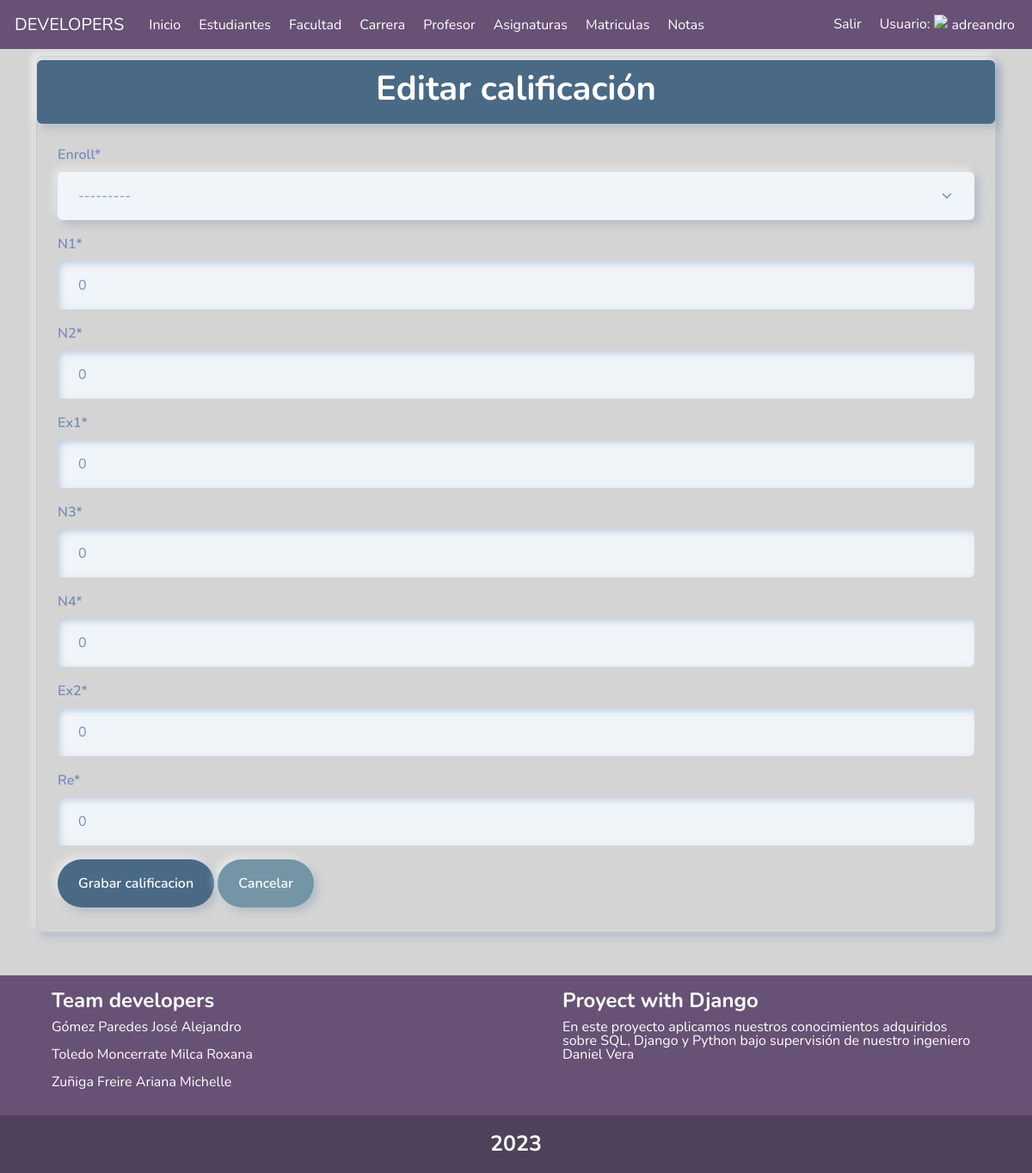
The app's page /calification/update/1/ (signed in), older data.
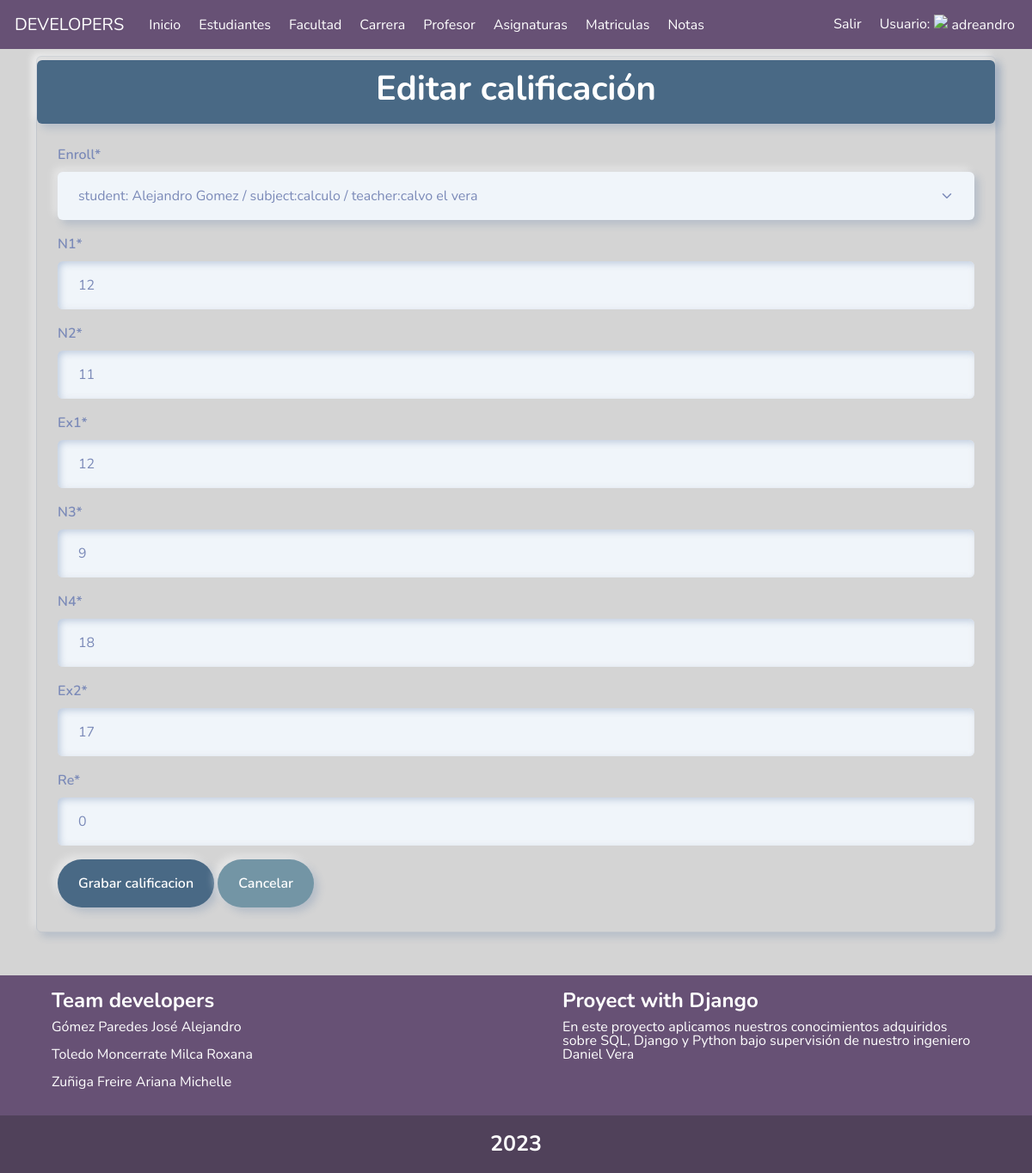
The same page, newer data.
### notas/models.py (models this page shows, shortened)
class Calification(models.Model):
    n1 = models.IntegerField('n1', default=0)
    n2 = models.IntegerField('n2', default=0)
    n3 = models.IntegerField('n3', default=0)
    n4 = models.IntegerField('n4', default=0)
    ex1 = models.IntegerField('ex1', default=0)
    ex2 = models.IntegerField('ex2', default=0)
    p1 = models.IntegerField('p1', default=0)
    p2 = models.IntegerField('p2', default=0)
    re = models.IntegerField('re', default=0)
    final = models.IntegerField('final', default=0)
    enroll = models.OneToOneField(enrollment, on_delete=models.CASCADE)
    def __str__(self):
        return f"p1: {self.p1} / p2:{self.p2} / final:{self.final} / enroll:{ self.enroll.__str__()}"

### notas/calitications.py (the view, shortened to what this page needs)
@ login_required
def update_calification(request, id):
    calificacion = Calification.objects.filter(id=id).first()
    form = None
    print(calificacion)
    if request.method == "GET":
        form = calificationForm(instance=calificacion)
        context = {'title': 'Editar calificación',
                   'form': form, 'error': ''}
        return render(request, 'calificaciones/create_calification.html', context)

### notas/forms.py
class calificationForm(ModelForm):
    class Meta:
        model = Calification
        fields = ['enroll', 'n1', 'n2', 'ex1', 'n3', 'n4', 'ex2', 're']

### notas/models.py (called while the page is built)
    def __str__(self):
        return f"{self.firstname} {self.lastname}"

    def __str__(self):
        return f"{self.lastname} {self.firstname}"

    def __str__(self):
        return f"student: {self.student} / subject:{self.subject.name} / teacher:{self.teacher}"

### notas/templates/calificaciones/create_calification.html (shortened to what this page needs)
{% extends "base.html" %}
{% load static %}
{% load crispy_forms_tags %}
{% block content%}
<div class="container">
    <div class="py-1 mt-2 border border-1 shadow rounded ">
        <div class="py-2 border border-1 shadow rounded text-center color">
            <h1 class="fw-bold text-white text-success">{{title}}</h1>
        </div>
        <form method="POST" class="m-4">
            {{form|crispy}}
            <button class="btn color text-white" type="submit">Grabar calificacion</button>
            <a class="btn botones text-white" href="/calification/">Cancelar</a>
        </form>
    </div>
</div>
{% endblock content %}

Row changes from the older to the newer data that the page shows:
added Calification: enroll "student: Alejandro Gomez / subject:calculo / teacher:calvo el vera", n1 "12", n2 "11", ex1 "12", n3 "9", n4 "18", ex2 "17", re "0"
Text that changed along with them:
form field enroll: "---------" → (not shown)
form field n1: "0" → (not shown)
form field n2: "0" → (not shown)
form field ex1: "0" → (not shown)
form field n3: "0" → (not shown)
form field n4: "0" → (not shown)
form field ex2: "0" → (not shown)
form field re: "0" → (not shown)
